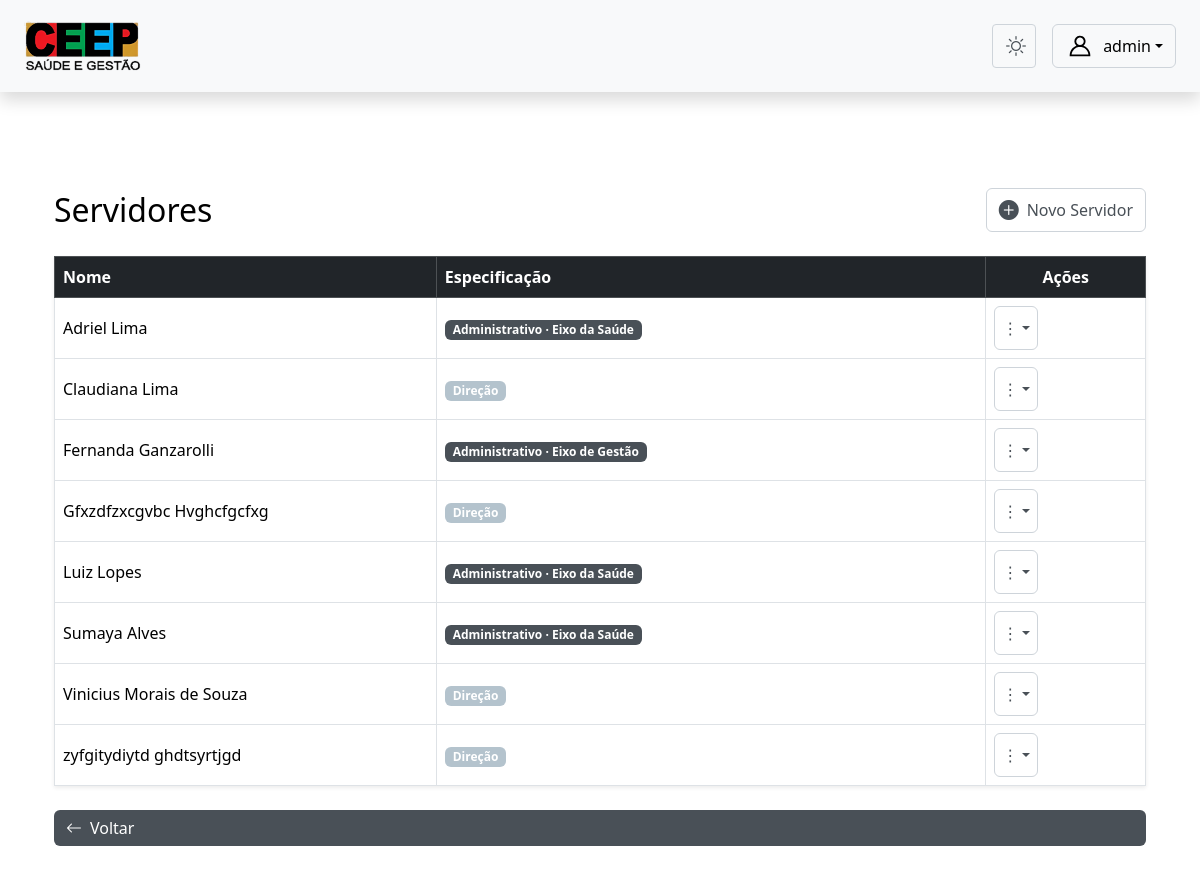
The page /admnistrador/admin/servidores/ (signed in) on the database as committed earlier.
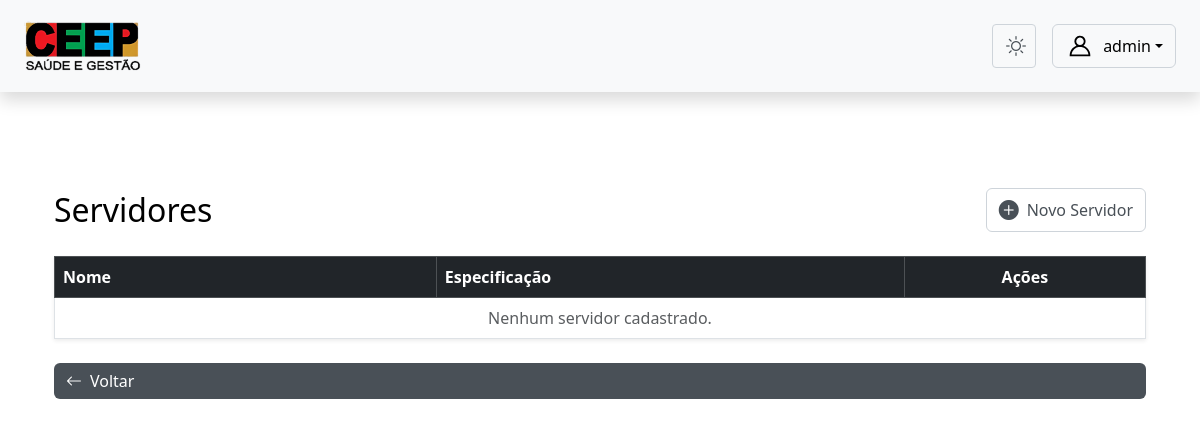
The same page on the database as committed later.
### core/models.py (models this page shows, shortened)
class CustomUser(AbstractUser):
    TIPO_CHOICES = (
        ('admin', 'Admin'),
        ('professor', 'Professor'),
        ('aluno', 'Aluno'),
        ('servidor', 'Servidor'),
        ('direcao', 'Direção'), # <-- 'direcao' está correto
    )
    EIXO_CHOICES = (
        ('SAUDE', 'Eixo da Saúde'),
        ('GESTAO', 'Eixo de Gestão'),
    )
    tipo = models.CharField(max_length=10, choices=TIPO_CHOICES, default='admin')
    eixo = models.CharField(
        max_length=10,
        choices=EIXO_CHOICES,
        null=True,
        blank=True,
        help_text="Eixo ao qual o servidor pertence."
    )
    data_nascimento = models.DateField(null=True, blank=True)
    cpf = models.CharField(max_length=14, unique=True, null=True, blank=True)
    rg = models.CharField(max_length=12, unique=True, null=True, blank=True)
    orgao = models.CharField(max_length=10, null=True, blank=True)
    data_expedicao = models.DateField(null=True, blank=True)
    cidade_nascimento = models.CharField(max_length=100, null=True, blank=True)
    numero_matricula = models.CharField(max_length=20, unique=True, blank=True, null=True)
    nome_pai = models.CharField(max_length=150, blank=True, null=True)
    nome_mae = models.CharField(max_length=150, blank=True, null=True)
    responsavel_matricula = models.CharField(max_length=150, blank=True, null=True)
    endereco_rua = models.CharField(max_length=150, blank=True, null=True)
    endereco_numero = models.CharField(max_length=10, blank=True, null=True)
    endereco_bairro = models.CharField(max_length=100, blank=True, null=True)
    endereco_cidade = models.CharField(max_length=100, blank=True, null=True)
    endereco_cep = models.CharField(max_length=9, blank=True, null=True)
    telefone = models.CharField(max_length=15, blank=True, null=True)
    senha_temporaria = models.BooleanField(default=False)
    email = models.EmailField(blank=True, null=True)
    email_confirmado = models.BooleanField(default=False)
    token_confirmacao_email = models.CharField(max_length=64, blank=True, null=True)
    token_recuperacao_senha = models.CharField(max_length=255, null=True, blank=True)
    token_recuperacao_expira = models.DateTimeField(null=True, blank=True)
    dois_fatores_email = models.BooleanField(default=True)
    codigo_2fa = models.CharField(max_length=6, null=True, blank=True)
    codigo_2fa_expira = models.DateTimeField(null=True, blank=True)
    tentativas_2fa = models.IntegerField(default=0)
    lembrar_dispositivo_token = models.CharField(max_length=64, null=True, blank=True)
    lembrar_dispositivo_expira = models.DateTimeField(null=True, blank=True)
    secret_2fa = models.CharField(max_length=32, null=True, blank=True)
    usa_google_authenticator = models.BooleanField(default=False)

### admnistrador/views.py (the view)
# urls.py: path('admin/servidores/', views.gerenciar_servidores, name='gerenciar_servidores'),
@login_required
@role_required('admin')
def gerenciar_servidores(request):
    servidores = CustomUser.objects.filter(
        tipo__in=['servidor', 'direcao']
    ).order_by('first_name', 'last_name')
    return render(request, 'admin/servidor_crud/gerenciar_servidores.html', {'servidores': servidores})

### templates/admin/servidor_crud/gerenciar_servidores.html (shortened to what this page needs)
{% extends 'base4.html' %}
{% load static %}
{% block content %}
<div class="container mt-5">
    <div class="d-flex justify-content-between align-items-center mb-4">
        <h2 class="mb-0 text-body-emphasis">Servidores</h2>
        <a href="{% url 'cadastrar_servidor' %}" class="btn btn-outline-secondary d-flex align-items-center">
            <i class="bi bi-plus-circle-fill me-2 fs-5"></i>
            Novo Servidor
        </a>
    </div>
    <table class="table table-bordered align-middle shadow-sm">
        <thead class="table-dark">
            <tr>
                <th class="coluna-nome">Nome</th>
                <th>Especificação</th>
                <th class="text-center">Ações</th>
            </tr>
        </thead>
        <tbody>
            {% for servidor in servidores %}
            <tr> <td class="text-body-emphasis">{{ servidor.get_full_name }}</td>
                <td>
                    {% if servidor.tipo == 'direcao' %}
                        <span class="badge bg-primary">Direção</span> {% elif servidor.tipo == 'servidor' %}
                        <span class="badge bg-secondary">Administrativo
                            {% if servidor.eixo %} · {{ servidor.get_eixo_display }}{% endif %}
                        </span>
                    {% endif %}
                </td>
                <td class="text-center">
                    <div class="dropdown">
                        <button class="btn btn-outline-secondary dropdown-toggle d-flex align-items-center justify-content-center" data-bs-toggle="dropdown" style="width: 44px; height: 44px; padding: 0;">
                            ⋮
                        </button>
                    </div>
                </td>
            </tr>
            {% empty %}
            <tr>
                <td colspan="3" class="text-center text-body-secondary">Nenhum servidor cadastrado.</td>
            </tr>
            {% endfor %}
        </tbody>
    </table>
    <a href="{% url 'admin_dashboard' %}" class="btn btn-secondary mt-4 d-flex align-items-center w-auto">
        <i class="bi bi-arrow-left me-2"></i>
        Voltar
    </a>
</div>
{% endblock content %}

Rows that differ between the two databases and show on the page:
removed CustomUser: get_full_name "Adriel Lima", eixo "Eixo da Saúde"
removed CustomUser: get_full_name "Claudiana Lima", tipo "Direção"
removed CustomUser: get_full_name "Fernanda Ganzarolli", eixo "Eixo de Gestão"
removed CustomUser: get_full_name "Gfxzdfzxcgvbc Hvghcfgcfxg", tipo "Direção"
removed CustomUser: get_full_name "Luiz Lopes", eixo "Eixo da Saúde"
removed CustomUser: get_full_name "Sumaya Alves", eixo "Eixo da Saúde"
removed CustomUser: get_full_name "Vinicius Morais de Souza", tipo "Direção"
removed CustomUser: get_full_name "zyfgitydiytd ghdtsyrtjgd", tipo "Direção"
Other text that changed with them:
text now shown: "Nenhum servidor cadastrado."
